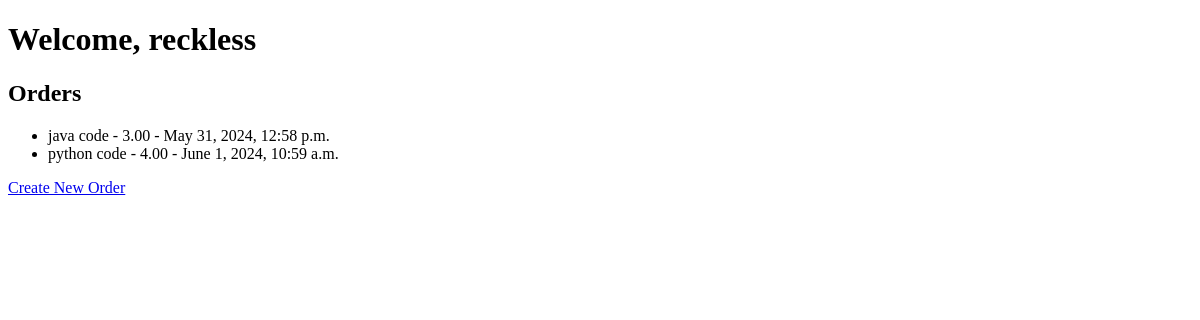
Page /customer/ (signed in) on the earlier database version.
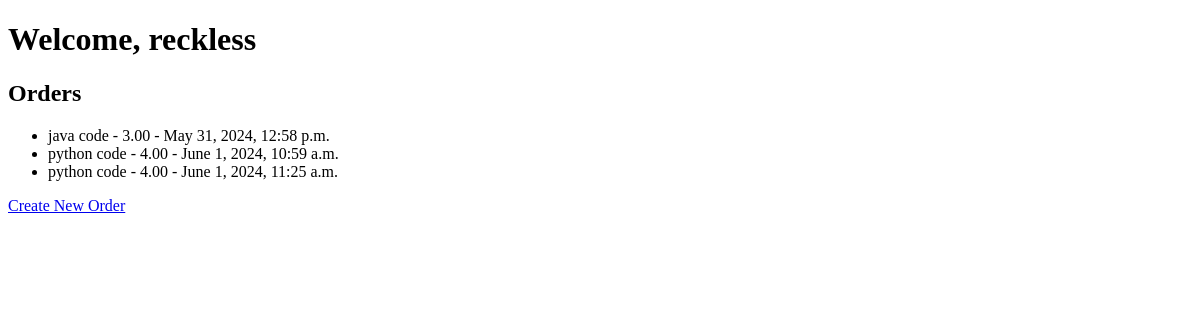
Same page on the later database version.
### SilInterview/models.py (models this page shows, shortened)
class Order(models.Model):
    customer = models.ForeignKey(Customer, on_delete=models.CASCADE)
    item = models.CharField(max_length=100)
    amount = models.DecimalField(max_digits=10, decimal_places=2)
    time = models.DateTimeField(auto_now_add=True)
    phonenumber = models.CharField(max_length=15, default="00000000")

### SilInterview/views.py (the view)
# urls.py: path('customer/', customer_page, name='customer'),
@login_required
def customer_page(request):
    user = request.user
    if not hasattr(user, 'customer'):
        customer = Customer.objects.create(user=user, name=user.username, code=str(uuid.uuid4()))
    else:
        customer = user.customer
    orders = Order.objects.filter(customer=customer)
    return render(request, 'SilInterview/customer.html',{'orders':orders})

### SilInterview/templates/SilInterview/customer.html (shortened to what this page needs)
<!DOCTYPE html>
<html>
<head>
</head>
<body>
    <h1>Welcome, {{ user.username }}</h1>
    <h2>Orders</h2>
    <ul>
        {% for order in orders %}
            <li>{{ order.item }} - {{ order.amount }} - {{ order.time }}</li>
        {% endfor %}
    </ul>
    <a href="{% url 'order-create' %}">Create New Order</a>
</body>
</html>

Differences in the rows shown:
added Order: item "python code", amount "4.00", time "June 1, 2024, 11:25 a.m."
